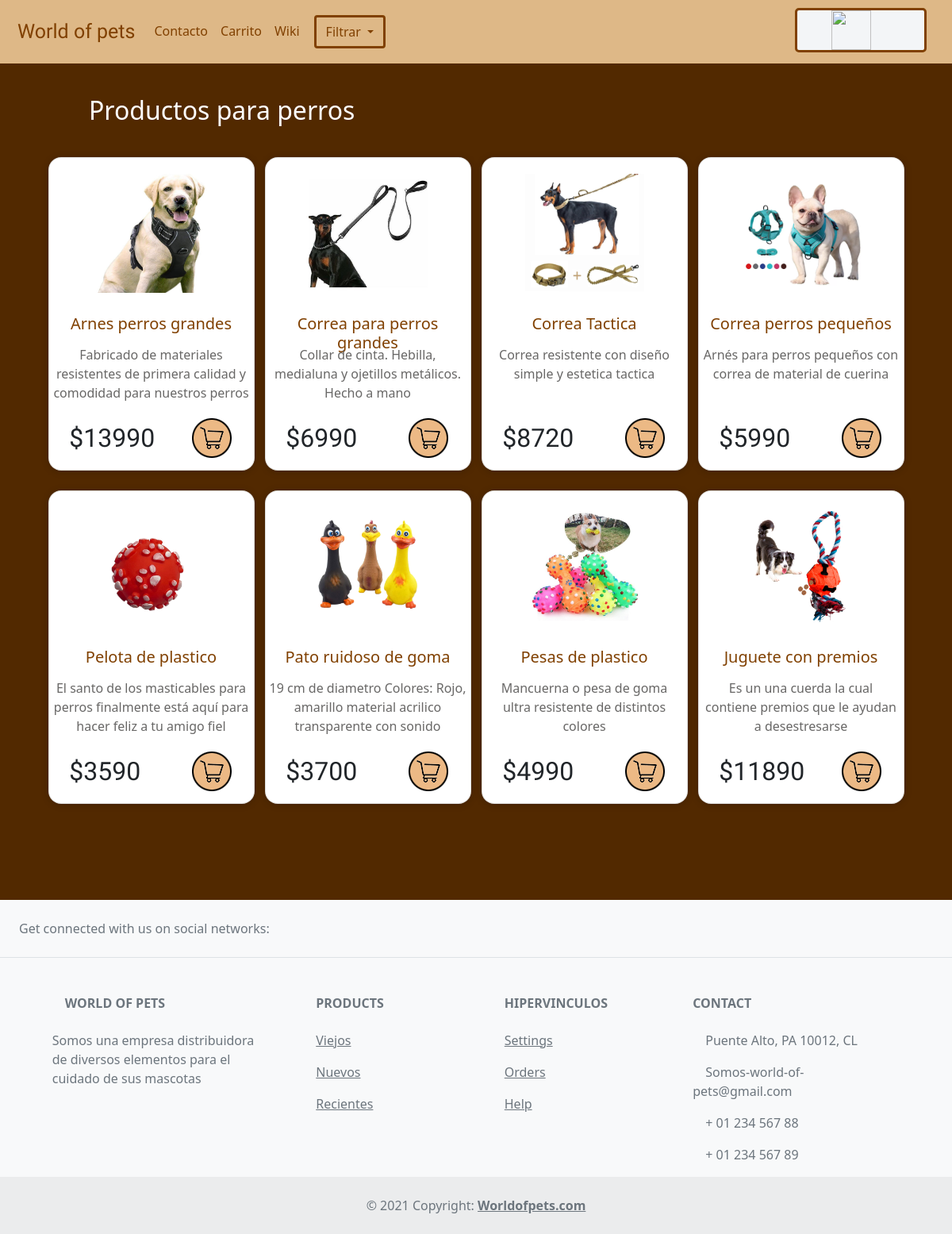
The app's page /caninos/ with its own data.
### appwop/models.py (models this page shows)
class Pperro(models.Model):
    idProducto=models.CharField(max_length=30,null=True)
    nombre=models.CharField(max_length=30)
    descripcion=models.CharField(max_length=150)
    precio=models.IntegerField()
    imagen=models.ImageField(upload_to="productos", null=True)
    creado=models.DateTimeField(auto_now_add=True)
    actualizado=models.DateTimeField(auto_now=True)

### appwop/views.py (the view)
# urls.py: path('caninos/', caninos),
def caninos(request):
    try:
        pperros = Pperro.objects.all()
        context= {'pperros':pperros}
        return render(request, "canina.html", context)
    except:
        mensaje = "Problemas con la carga en el home"
        return HttpResponse(mensaje)

### appwop/templates/canina.html (shortened to what this page needs)
{% load static %}
<!DOCTYPE html>
<html lang="en">
<head>
    <link rel="stylesheet" href="{% static 'appwop/css/estilos.css' %}">
    <link rel="stylesheet" href="{% static 'appwop/css/estilo-sec-clima.css' %}">
    <link href="https://cdn.jsdelivr.net/npm/bootstrap@5.1.3/dist/css/bootstrap.min.css" rel="stylesheet">
</head>
<body style="background-color:#522900;">
    <nav id="marginnav" class="navbar navbar-expand-lg navbar-light bg-light">
        <div id="fondo" class="container-fluid">
          <a id="cafenav" class="navbar-brand" href="/wop/">World of pets</a>
          <div class="collapse navbar-collapse" id="navbarSupportedContent">
            <ul class="navbar-nav me-auto mb-2 mb-lg-0">
              <li class="nav-item1">
                <a id="cafenav2" class="nav-link active" href="/contacto/">Contacto</a>
              </li>
              <li class="nav-item">
                <a id="cafenav2" class="nav-link" href="/carrito/">Carrito</a>
              </li>
              <li class="nav-item2">
                <a id="cafenav2" class="nav-link" href="/wiki/" style="margin-right: 10px;">Wiki</a>
              </li>
              <div class="dropdown">
                <button id="color-boton-filtrar" class="btn btn-secondary dropdown-toggle" type="button" id="dropdownMenuButton1" data-bs-toggle="dropdown" aria-expanded="false">
                  Filtrar
                </button>
              </div>
            </ul>
            <div id="clima" style="background-color: rgb(243, 245, 247);">
              <img id="icono-animado"src="">
              <p id="ubicacion"></p>
            </div>
          </div>
        </div>
      </nav>
      <br>
      <h2 id="hdos">Productos para perros</h2>
      <section class="productos">
        <div class="col mx-auto align-items-center">
          <br>
          <div class="row mx-auto justify-content-center align-items-center text-center container">
            {% if pperros %}
              {% for producto in pperros %}
                <div class="card col-lg-3 col-md-3 col-12 w-30">
                  <img id="imagenes-productos" src="{{ producto.imagen.url }}" width="150" height="150" class="imagenob1" alt="...">
                  <h5 id="nombres-productos">{{ producto.nombre}}</h5>
                  <p id="descripcion-productos">{{ producto.descripcion}}</p>
                  <p id="precios">${{ producto.precio}}</p>
                  <a href="#" id="iconoCarrito"><img src="{% static 'appwop/Img/iconoCarrito.png' %}"></a>
                </div>
              {% endfor %}
            {% endif %}
          </div>
      </div>
      <br>
      <br>
      <br>
    </section>
    <br>
    <footer  class="text-center text-lg-start bg-light text-muted" aria-expanded="false">
    <section
        class="d-flex justify-content-center justify-content-lg-between p-4 border-bottom"
    >
        <div class="me-5 d-none d-lg-block">
        <span>Get connected with us on social networks:</span>
        </div>
        <div>
        </div>
    </section>
    <section class="Footer">
        <div class="container text-center text-md-start mt-5">
        <div class="row mt-3">
            <div class="col-md-3 col-lg-4 col-xl-3 mx-auto mb-4">
            <h6 class="text-uppercase fw-bold mb-4">
                World of pets
            </h6>
            <p>
                Somos una empresa distribuidora de diversos elementos para el cuidado de sus mascotas
            </p>
            </div>
            <div class="col-md-2 col-lg-2 col-xl-2 mx-auto mb-4">
            <h6 class="text-uppercase fw-bold mb-4">
                Products
            </h6>
            <p>
                <a href="#!" class="text-reset">Viejos</a>
            </p>
            <p>
                <a href="#!" class="text-reset">Nuevos</a>
            </p>
            <p>
                <a href="#!" class="text-reset">Recientes</a>
            </p>
            </div>
            <div class="col-md-3 col-lg-2 col-xl-2 mx-auto mb-4">
            <h6 class="text-uppercase fw-bold mb-4">
                Hipervinculos
            </h6>
            <p>
                <a href="#!" class="text-reset">Settings</a>
            </p>
            <p>
                <a href="#!" class="text-reset">Orders</a>
            </p>
            <p>
                <a href="#!" class="text-reset">Help</a>
            </p>
            </div>
            <div class="col-md-4 col-lg-3 col-xl-3 mx-auto mb-md-0 mb-4">
            <h6 class="text-uppercase fw-bold mb-4">
                Contact
            </h6>
            <p> Puente Alto, PA 10012, CL</p>
            <p>
                Somos-world-of-pets@gmail.com
            </p>
            <p> + 01 234 567 88</p>
            <p> + 01 234 567 89</p>
            </div>
            </div>
            </div>
        </section>
        <div class="text-center p-4" style="background-color: rgba(0, 0, 0, 0.05);">
            © 2021 Copyright:
            <a class="text-reset fw-bold" href="https://mdbootstrap.com/">Worldofpets.com</a>
        </div>
        </footer>
    </body>
</html>

### appwop/static/appwop/css/estilos.css (style rules this page uses)
#cafenav { font-family: 'Courgette', cursive; color: #804000; font-size: 25px; }
#cafenav2 { color: #804000; }
.d-flex { margin-bottom: 4px; }
#marginnav { margin: 0; padding: 0; }
#fondo { background-color: burlywood; border: 10px solid burlywood; }
#color-boton-filtrar { border: 3px solid #804000; color: #804000; background-color: burlywood; }
#hdos { color: white; display: flex; flex-direction: column; justify-content: left; align-items: left; text-align: left; padding: 1rem; padding-left: 7rem; border-radius: 1rem 1rem 1rem 1rem; margin: auto; }
.productos .card { width: 260px; height: 395px; box-shadow: 0 1px 10px rgba(0, 0, 0, 0.2); display: flex; flex-direction: column; justify-content: center; align-items: center; text-align: center; padding: 1rem; border-radius: 1rem 1rem 1rem 1rem; margin: auto; margin-bottom: 25px; }
#iconoCarrito { position: absolute; bottom: 15px; left: 70%; }
#nombres-productos { position: absolute; top:50%; color: #804000; }
#imagenes-productos { position: absolute; top: 5%; width: 150px; height: 150px; }
#descripcion-productos { position: absolute; top: 60%; padding-left: 5px; padding-right: 5px; color: #686766; }
#precios { font-family: 'Glegoo'; position: absolute; font-size: xx-large; bottom: 0px; left: 10%; }

### appwop/static/appwop/css/estilo-sec-clima.css (style rules this page uses)
#clima { box-sizing: content-box; border: 3px solid #804000; border-radius: 5px; width: 160px; height: 50px; flex-direction: row; margin-right: 10px; margin-bottom: 4px; }
#ubicacion { font-size: 13px; width: 70px; height: 35px; top: 32px; right: 45%; margin-left: 12px; margin-bottom: 0px; }
#icono-animado { display: inline; position: absolute; margin-left: 16px; width: 50px; height: 50px; }

### records on screen
Pperro: imagen (picture), nombre "Arnes perros grandes", descripcion "Fabricado de materiales resistentes de primera calidad y comodidad para nuestros perros", precio "13990"
Pperro: imagen (picture), nombre "Correa para perros grandes", descripcion "Collar de cinta. Hebilla, medialuna y ojetillos metálicos. Hecho a mano", precio "6990"
Pperro: imagen (picture), nombre "Correa Tactica", descripcion "Correa resistente con diseño simple y estetica tactica", precio "8720"
Pperro: imagen (picture), nombre "Correa perros pequeños", descripcion "Arnés para perros pequeños con correa de material de cuerina", precio "5990"
Pperro: imagen (picture), nombre "Pelota de plastico", descripcion "El santo de los masticables para perros finalmente está aquí para hacer feliz a tu amigo fiel", precio "3590"
Pperro: imagen (picture), nombre "Pato ruidoso de goma", descripcion "19 cm de diametro Colores: Rojo, amarillo material acrilico transparente con sonido", precio "3700"
Pperro: imagen (picture), nombre "Pesas de plastico", descripcion "Mancuerna o pesa de goma ultra resistente de distintos colores", precio "4990"
Pperro: imagen (picture), nombre "Juguete con premios", descripcion "Es un una cuerda la cual contiene premios que le ayudan a desestresarse", precio "11890"
